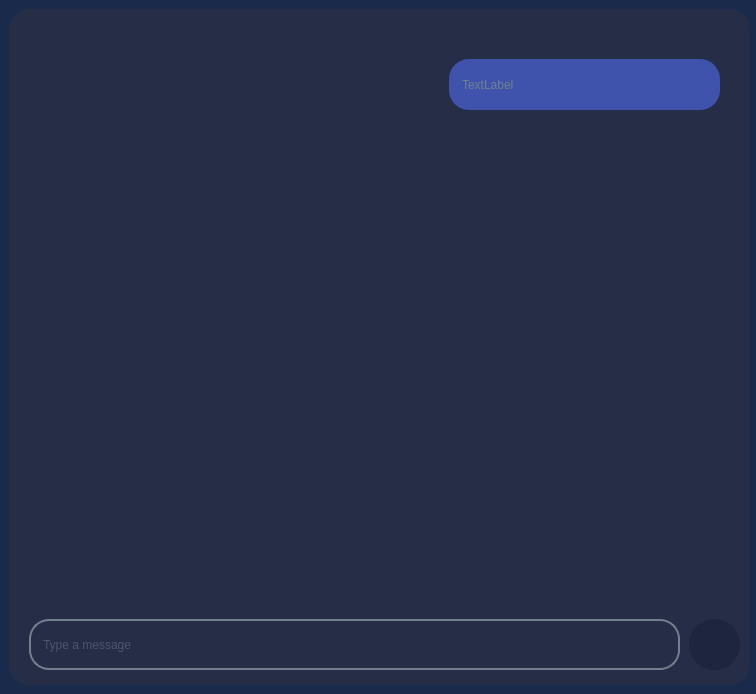
<?xml version="1.0" encoding="UTF-8"?>
<ui version="4.0">
 <class>MainWindow</class>
 <widget class="QMainWindow" name="MainWindow">
  <property name="geometry">
   <rect>
    <x>0</x>
    <y>0</y>
    <width>756</width>
    <height>694</height>
   </rect>
  </property>
  <property name="windowTitle">
   <string>MainWindow</string>
  </property>
  <property name="styleSheet">
   <string notr="true">background-color:rgb(26, 42, 75)</string>
  </property>
  <widget class="QWidget" name="centralwidget">
   <widget class="QFrame" name="main_frame">
    <property name="geometry">
     <rect>
      <x>9</x>
      <y>9</y>
      <width>741</width>
      <height>676</height>
     </rect>
    </property>
    <property name="styleSheet">
     <string notr="true">background-color: rgb(37, 45, 71);
border-radius:20px;
</string>
    </property>
    <property name="frameShape">
     <enum>QFrame::StyledPanel</enum>
    </property>
    <property name="frameShadow">
     <enum>QFrame::Raised</enum>
    </property>
    <widget class="QLineEdit" name="message_area">
     <property name="geometry">
      <rect>
       <x>20</x>
       <y>610</y>
       <width>651</width>
       <height>51</height>
      </rect>
     </property>
     <property name="styleSheet">
      <string notr="true">QLineEdit{
font: 25 14pt &quot;Bahnschrift Light&quot;;
color: rgb(112, 128, 140);
border-style: solid;
border-width:2px;
border-color:rgb(112, 128, 140);
border-radius:20px;
padding:10px;
}

QLineEdit:hover{
	border-color:rgb(63, 83, 172);
background-color:rgb(29, 37, 63);
}

QLineEdit:focus{
	border-color:rgb(63, 83, 172);
background-color:rgb(29, 37, 63);
	color:rgb(63, 83, 172);
}</string>
     </property>
     <property name="placeholderText">
      <string>Type a message</string>
     </property>
    </widget>
    <widget class="QPushButton" name="send_button">
     <property name="geometry">
      <rect>
       <x>680</x>
       <y>610</y>
       <width>51</width>
       <height>51</height>
      </rect>
     </property>
     <property name="styleSheet">
      <string notr="true">QPushButton{
font: 25 14pt &quot;Bahnschrift Light&quot;;
color: rgb(112, 112, 112);
background-color:rgb(29, 37, 63);
border:solid 2px;
border-radius: 25px;
}

QPushButton:hover{
	border-width:2px;
	border-color:rgb(63, 83, 172);
	color:rgb(63, 83, 172);
}

QPushButton:focus{
	border-width:2px;
	border-color:rgb(63, 83, 172);
	color:rgb(63, 83, 172);
}</string>
     </property>
     <property name="text">
      <string/>
     </property>
     <property name="icon">
      <iconset>
       <normaloff>paper-plane(1).png</normaloff>paper-plane(1).png</iconset>
     </property>
     <property name="iconSize">
      <size>
       <width>30</width>
       <height>30</height>
      </size>
     </property>
    </widget>
    <widget class="QLabel" name="label">
     <property name="geometry">
      <rect>
       <x>440</x>
       <y>50</y>
       <width>271</width>
       <height>51</height>
      </rect>
     </property>
     <property name="styleSheet">
      <string notr="true">QLabel{
	background-color: rgb(63, 83, 172);
	font: 25 14pt &quot;Bahnschrift Light&quot;;
	color: rgb(112, 128, 140);
	border-style: solid;
	border-radius:20px;
	padding:10px;
}</string>
     </property>
     <property name="text">
      <string>TextLabel</string>
     </property>
    </widget>
   </widget>
  </widget>
 </widget>
 <resources/>
 <connections/>
</ui>
